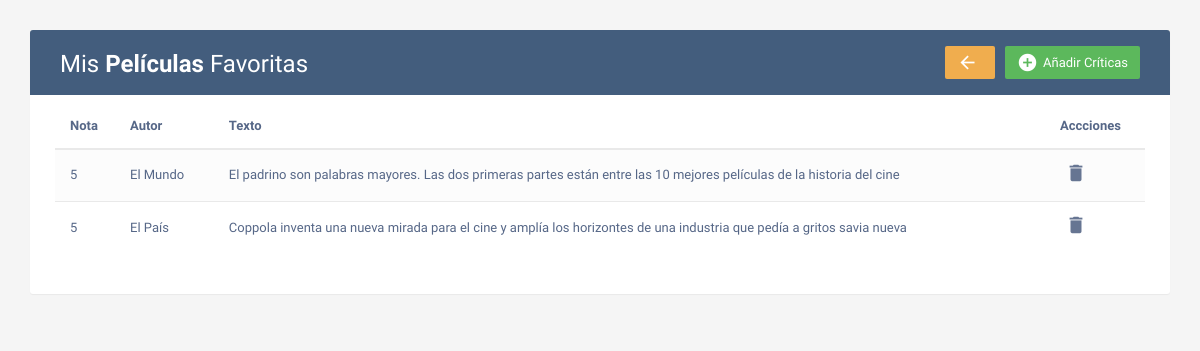
/criticas.php?id_pelicula=1, run on the app's committed database.
### tables this page shows
CREATE TABLE `criticas` (
  `id_critica` int(11) NOT NULL,
  `id_pelicula` int(11) NOT NULL,
  `autor` varchar(100) NOT NULL,
  `texto` text NOT NULL,
  `nota` int(1) NOT NULL
);

### criticas.php (the view, shortened to what this page needs)
<!DOCTYPE html>
<html lang="en">
<head>
<link rel="stylesheet" href="https://maxcdn.bootstrapcdn.com/font-awesome/4.7.0/css/font-awesome.min.css">
<link rel="stylesheet" href="https://maxcdn.bootstrapcdn.com/bootstrap/3.3.7/css/bootstrap.min.css">
<link rel="stylesheet" href="css/estilos.css">
</head>
<body>
    <div class="container">
        <div class="table-wrapper">
            <div class="table-title">
                <div class="row">
                    <div class="col-sm-4">
						<h2>Mis <b>Películas</b> Favoritas</h2>
					</div>
                    <div class="col-sm-8">
                        <a href="#nuevaCriticaModal" class="btn btn-success" data-toggle="modal"><i class="material-icons">&#xE147;</i> <span>Añadir Críticas</span></a>
                        <a href="index.php" class="btn btn-warning"><i class="material-icons">arrow_back</i></a>
                    </div>
                </div>
			</div>
            <table class="table table-striped table-hover">
                <thead>
                    <tr>
                        <th>Nota</th>
                        <th>Autor</th>
						<th>Texto</th>
                        <th>Accciones</th>
                    </tr>
                </thead>
                <tbody>
<?php
		$conexion = conectar("2daw");
		$consulta = "SELECT * FROM criticas WHERE id_pelicula={$_GET['id_pelicula']} ORDER BY nota DESC";
		$conexion->query("SET NAMES utf8");
		$resultado = $conexion->query($consulta);
		while($critica = $resultado->fetch_array()) {
?>
                    <tr>
                        <td><?php echo $critica['nota']; ?></td>
                        <td><?php echo $critica['autor']; ?></td>
						<td><?php echo $critica['texto']; ?></td>
                        <td>
                            <a href="controlador.php?borrar_critica=<?php echo $critica['id_critica'];?>&pelicula=<?php echo $_GET['id_pelicula'];?>"><i class="material-icons" title="Borrar">delete</i></a>
                        </td>
                    </tr>
<?php
		}
?>
                </tbody>
			</table>
</body>
</html>

### css/estilos.css (style rules this page uses)
body { color: #566787; background: #f5f5f5; font-family: 'Varela Round', sans-serif; font-size: 13px; }
.table-wrapper { background: #fff; padding: 20px 25px; margin: 30px 0; border-radius: 3px; box-shadow: 0 1px 1px rgba(0,0,0,.05); }
.table-title { padding-bottom: 15px; background: #435d7d; color: #fff; padding: 16px 30px; margin: -20px -25px 10px; border-radius: 3px 3px 0 0; }
.table-title h2 { margin: 5px 0 0; font-size: 24px; }
.table-title .btn { color: #fff; float: right; font-size: 13px; border: none; min-width: 50px; border-radius: 2px; border: none; outline: none !important; margin-left: 10px; }
.table-title .btn i { float: left; font-size: 21px; margin-right: 5px; }
.table-title .btn span { float: left; margin-top: 2px; }
table.table tr th, table.table tr td { border-color: #e9e9e9; padding: 12px 15px; vertical-align: middle; }
table.table tr th:first-child { width: 60px; }
table.table tr th:last-child { width: 100px; }
table.table-striped tbody tr:nth-of-type(odd) { background-color: #fcfcfc; }
table.table td:last-child i { opacity: 0.9; font-size: 22px; margin: 0 5px; }
table.table td a { font-weight: bold; color: #566787; display: inline-block; text-decoration: none; outline: none !important; }
table.table td i { font-size: 19px; }

### data on the page
criticas: nota "5", autor "El Mundo", texto "El padrino son palabras mayores. Las dos primeras partes están entre las 10 mejores películas de la historia del cine"
criticas: nota "5", autor "El País", texto "Coppola inventa una nueva mirada para el cine y amplía los horizontes de una industria que pedía a gritos savia nueva"
